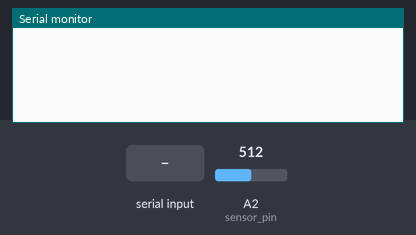
The sketch below on a simulated Arduino Uno, built with avr-gcc and run on an emulated ATmega328P. On the bench: the last lines printed to the serial monitor. The inputs (shaded band) are chosen by the test bench; at power-on: A2 (sensor_pin) = 512.

Above: at 1.2 s.
1.3 s: "s" received over Serial
At 1.9 s:
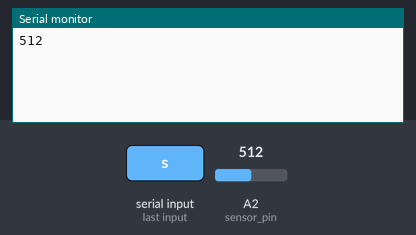
3.8 s: A2 (sensor_pin) set to 716
At 5.1 s:
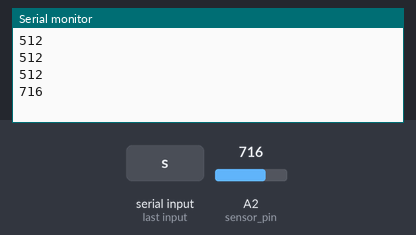
5.3 s: A2 (sensor_pin) set to 900
At 6.1 s:
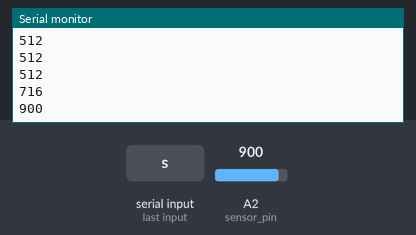
Timing chart, 0 to 8.3 s (numbered marks = the images above; inputs shaded):
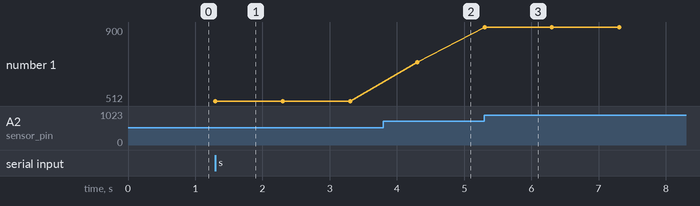

Measured:
- after the input at 1.3 s, the serial monitor: prints a new line at once (image 1)
- after the input at 3.8 s, the serial monitor: prints a new line after 0.50 s (image 2)
- after the input at 5.3 s, the serial monitor: prints a new line at once (image 3)
- plotted number 1: 512 → 716 after the input at 3.8 s, 716 → 900 after the input at 5.3 s

The sketch:

photoresistor.ino
```cpp
#define sensor_pin A2
void setup() {
  Serial.begin(9600);
}

int status = 0;
unsigned long last_millis = 0;
unsigned long interval = 1000;

void loop() {
  if (Serial.available()>0 || status == 1){
    char message = Serial.read();
    if (message == 's' || status == 1){
      if (millis() - last_millis > interval){
        last_millis = millis();
        int val = analogRead(sensor_pin);
        Serial.println(val);
        status = 1;
      }
    }
    else{
      Serial.println("Unknown message");
    }
    if (message == 'l' && status == 1){
      if (interval > 10)
        interval -= 10;
    }
    if (message == 'h' && status == 1){
      interval += 10;
    }
  }
}
```
